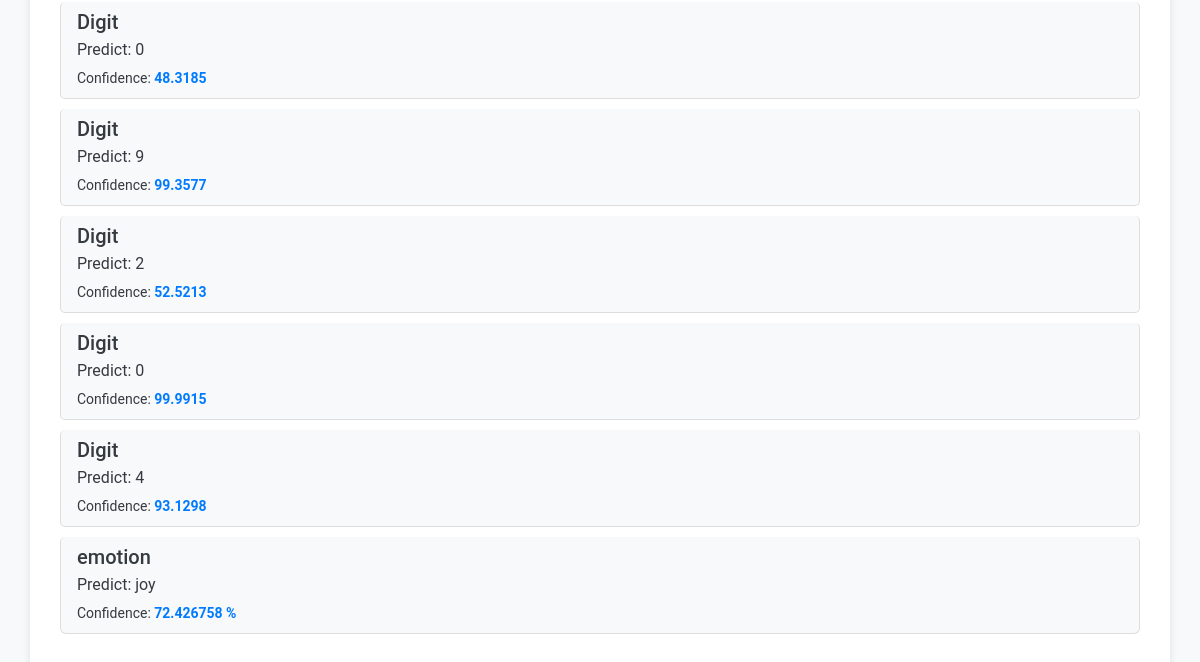
The page /user_details/ (lower part) on the database as committed earlier.
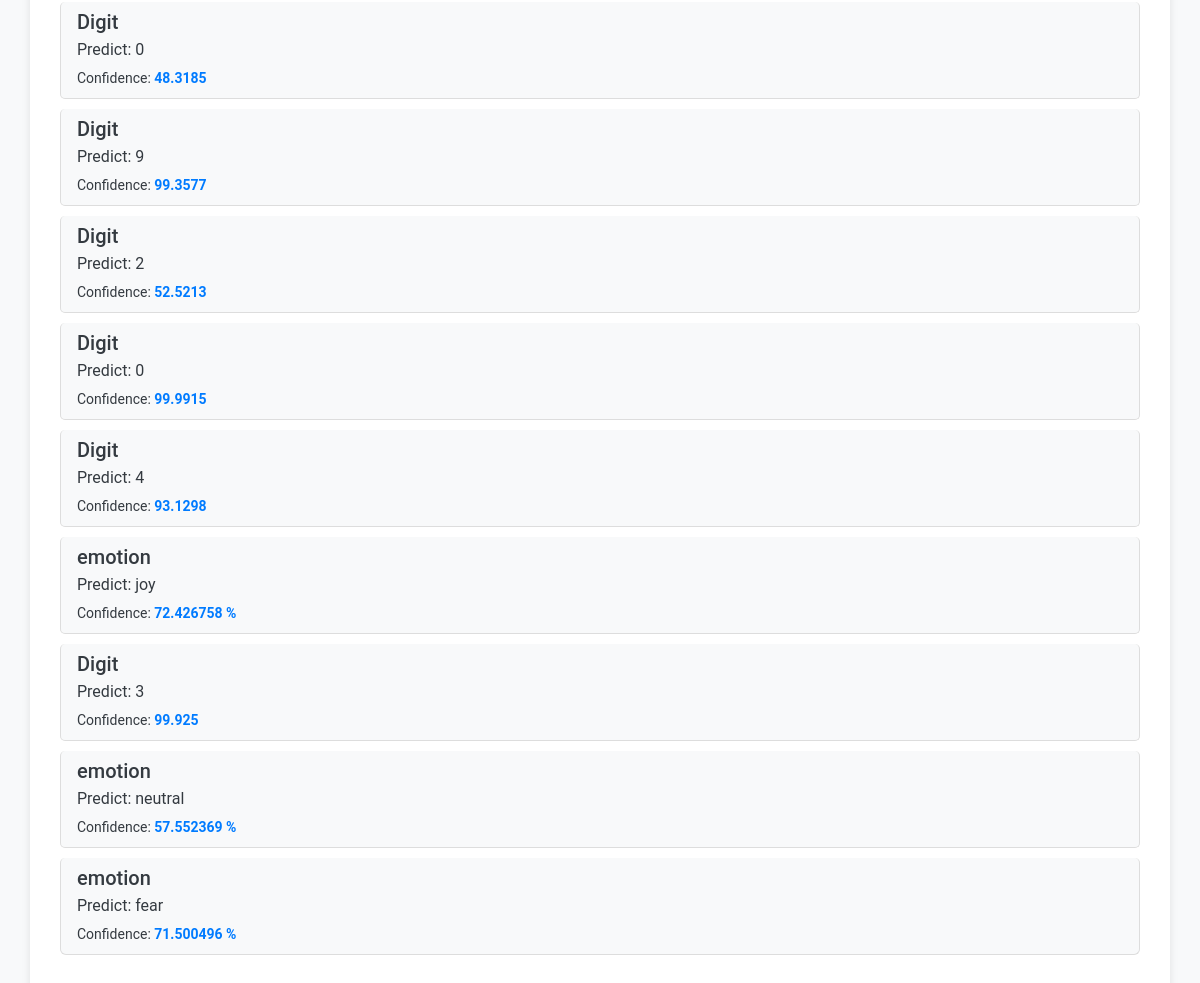
The same page on the database as committed later.
### myapp/models.py (models this page shows, shortened)
class User_Details(models.Model):
  model = models.CharField(max_length=20)
  predict = models.CharField(max_length=20)
  confidence = models.CharField(max_length=20)
  created_at = models.DateTimeField(auto_now_add=True)

### myapp/views.py (the view)
# urls.py: path('user_details/', views.user_details, name='user_details'),
def user_details(request):
  data = User_Details.objects.all()
  return render(request, 'user_details.html', {'data': data})

### myapp/templates/user_details.html (shortened to what this page needs)
{% extends "base.html" %}  {% block content %}
<div class="container my-5">
  <div class="list-group">
    {% for details in data %}
    <div class="list-group-item list-group-item-action">
      <div class="d-flex w-100 justify-content-between">
        <h5 class="mb-1">{{ details.model }}</h5>
      </div>
      <p class="mb-1">Predict: {{ details.predict }}</p>
      <small>Confidence: <strong>{{ details.confidence }}</strong></small>
    </div>
    {% endfor %}
  </div>
</div>
{% endblock %}

### myapp/templates/base.html (shortened to what this page needs)
<!DOCTYPE html>
<html lang="en">
  <head>
    <link
      href="https://cdn.jsdelivr.net/npm/bootstrap@5.3.3/dist/css/bootstrap.min.css"
      rel="stylesheet"
    />
    {% load static %}
  </head>
  <body>
    <div>{% block content %} {% endblock %}</div>
  </body>
</html>

### myapp/templates/base.html (style rules this page uses)
body { background-color: #f8f9fa; color: #343a40; font-family: "Roboto", sans-serif; }
.container { background-color: #ffffff; padding: 30px; border-radius: 10px; box-shadow: 0 4px 8px rgba(0, 0, 0, 0.1); }

Rows that differ between the two databases and show on the page:
added User_Details: model "Digit", predict "3", confidence "99.925"
added User_Details: model "emotion", predict "neutral", confidence "57.552369 %"
added User_Details: model "emotion", predict "fear", confidence "71.500496 %"
